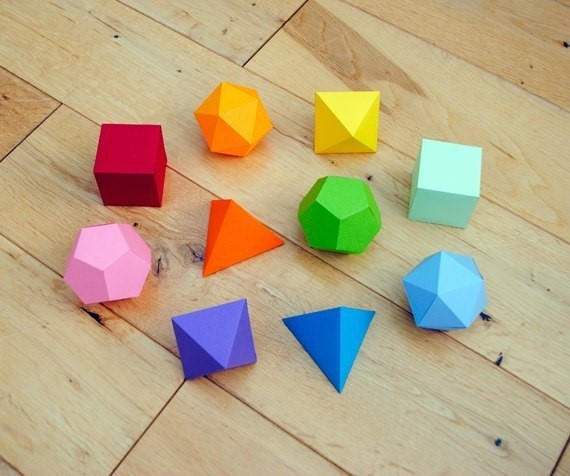
#> input picture blue-square-detect/images/algunas-figuras-geometricas.jpg, 570 x 476 px
$ python main.py
#> lines starting #> are read from the running program, lines starting #| are printed output that depends on the picture; after the words box and inside, x2 and y2 are one past the last pixel; in counts of white or black regions, pixels touching at a corner belong together
### blue-square-detect/shapedetector/shapedetector.py
# import the necessary packages
import cv2

class ShapeDetector:
	def __init__(self):
		pass

	def detect(self, c):
		# initialize the shape name and approximate the contour
		shape = "unidentified"
		peri = cv2.arcLength(c, True)
		approx = cv2.approxPolyDP(c, 0.04 * peri, True)

		# if the shape is a triangle, it will have 3 vertices
		if len(approx) == 3:
			shape = "triangle"

		# if the shape has 4 vertices, it is either a square or
		# a rectangle
		elif len(approx) == 4:
			# compute the bounding box of the contour and use the
			# bounding box to compute the aspect ratio
			(x, y, w, h) = cv2.boundingRect(approx)
			ar = w / float(h)

			# a square will have an aspect ratio that is approximately
			# equal to one, otherwise, the shape is a rectangle
			shape = "square" if ar >= 0.95 and ar <= 1.05 else "rectangle"

		# if the shape is a pentagon, it will have 5 vertices
		elif len(approx) == 5:
			shape = "pentagon"

		# otherwise, we assume the shape is a circle
		else:
			shape = "circle"

		# return the name of the shape
		return shape

### blue-square-detect/main.py
###############################################################################
# Processamento de Imagens em Cores - Detecção de quadrado azul.              #
# Disciplina: TEC434 - Computação Visual                                      #
# Professor: Cláudio Eduardo Goes                                             #
# Dupla: Allan Capistrano e João Erick Barbosa                                #
###############################################################################

from cv2 import imread, GaussianBlur, getStructuringElement, inRange, cvtColor, \
    morphologyEx, imshow, findContours, drawContours, putText, waitKey, \
    destroyAllWindows, moments, COLOR_BGR2HSV, MORPH_CROSS, MORPH_OPEN, \
    RETR_EXTERNAL, CHAIN_APPROX_SIMPLE, FONT_HERSHEY_SIMPLEX
from imutils import grab_contours

from pathlib import Path

from shapedetector import ShapeDetector

image_path = Path('images/algunas-figuras-geometricas.jpg')
image = imread(str(image_path))
#> image is the input picture: shape (476, 570, 3); mean B, G, R 133.2, 167.2, 184.1

blurred = GaussianBlur(image, (5, 5), 0)

image_in_HSV = cvtColor(blurred, COLOR_BGR2HSV)
#> image_in_HSV: shape (476, 570, 3); mean H, S, V 33.9, 93.6, 195.3
cross_element = getStructuringElement(MORPH_CROSS, (3, 3)) # Elemento estruturante

initial_threshold = inRange(image_in_HSV, (66, 47, 226), (93, 82, 255))
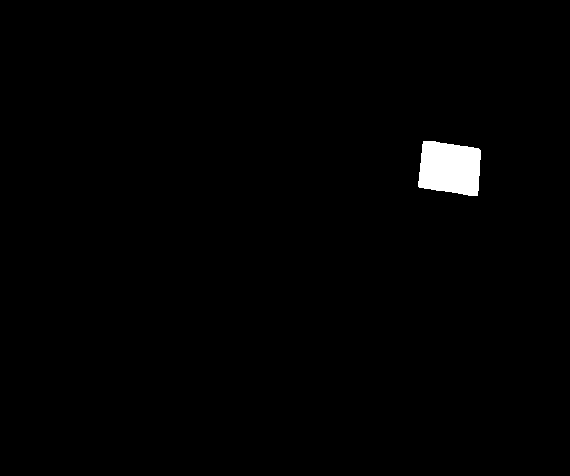
#> initial_threshold: shape (476, 570); 1.1% white; 1 white region, box (x1, y1, x2, y2) and area: (418, 141, 481, 196) 2871
threshold = morphologyEx(initial_threshold, MORPH_OPEN, cross_element)
#> threshold: shape (476, 570); 1.1% white; 1 white region

imshow('Threshold', threshold)

cnts = findContours(threshold, RETR_EXTERNAL, CHAIN_APPROX_SIMPLE)
#> cnts = 1 contour; box (x1, y1, x2, y2) and area: (418, 141, 481, 196) 2766
cnts = grab_contours(cnts)

sd = ShapeDetector()

for c in cnts:
    M = moments(c)
    shape = sd.detect(c)

    cX = int(M["m10"] / M["m00"])
    cY = int(M["m01"] / M["m00"])

    drawContours(image, [c], -1, (0, 0, 255), 6)
    putText(
        image,
        "Quadrado Azul",
        (cX, cY),
        FONT_HERSHEY_SIMPLEX,
        0.5,
        (0, 0, 0),
        1
    )
#> this loop made 1 pass
#> (shape, peri in detect, approx in detect, x in detect, y in detect, w in detect, h in detect, ar in detect) on pass 1: ('rectangle', 215.6, [[424, 141], [418, 186], [476, 195], [480, 150]], 418, 141, 63, 55, 1.15)
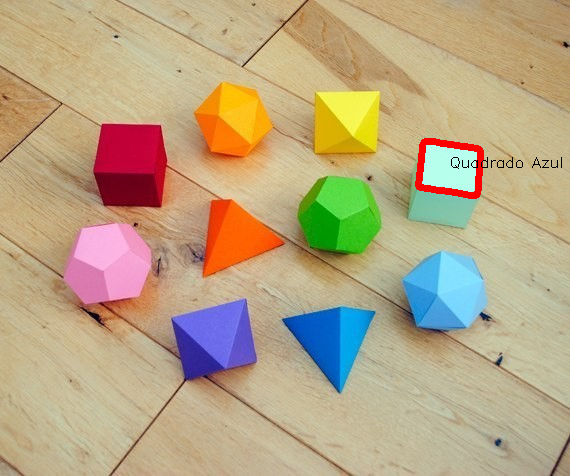
#> image: shape (476, 570, 3); 0.61% of pixels changed, all inside (x1, y1, x2, y2) = (415, 138, 562, 199)

imshow("Image", image)

waitKey(0)
destroyAllWindows()
